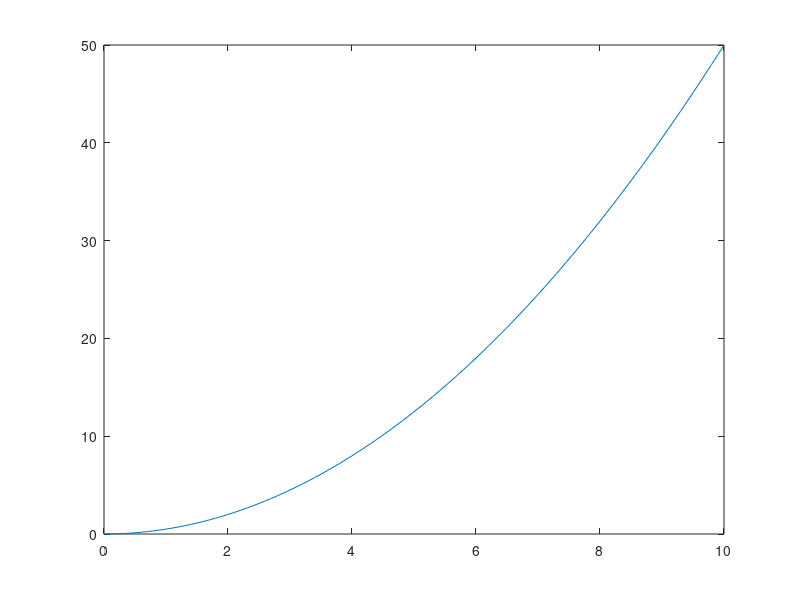

Source code (MATLAB):
K = 1; 

R = 10e3; 
C = 1e-7; 

T = R * C; 

num = [0 K]; 
den = [T 1]; 

G = tf(num,den);
t = 0:0.1:10; 
u_parabolic = 0.5 * t.^2; 
[y_ramp,t_ramp] = lsim(G,u_parabolic,t);
plot(t_ramp,y_ramp);